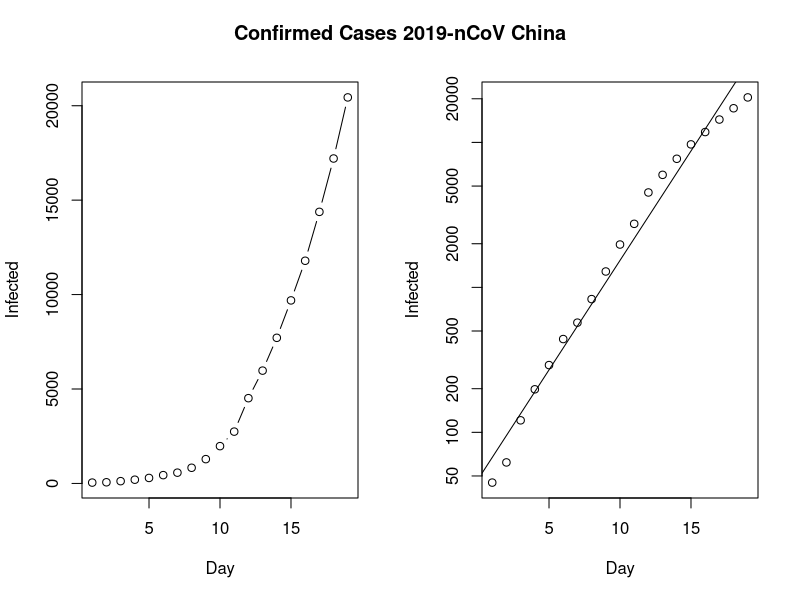
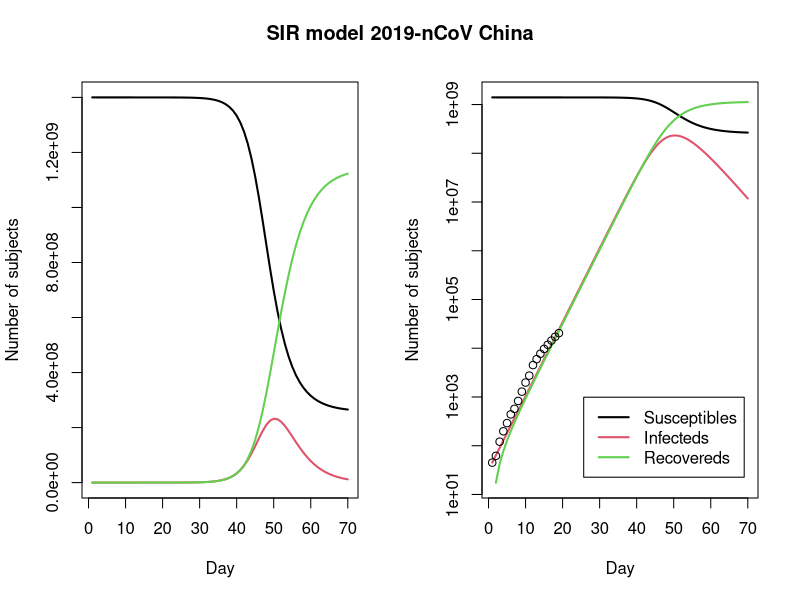

Here is the R script that generated these plots, in order:
Infected <- c(45, 62, 121, 198, 291, 440, 571, 830, 1287, 1975, 2744, 4515, 5974, 7711, 9692, 11791, 14380, 17205, 20440)
Day <- 1:(length(Infected))
N <- 1400000000 # population of mainland china

old <- par(mfrow = c(1, 2))
plot(Day, Infected, type ="b")
plot(Day, Infected, log = "y")
abline(lm(log10(Infected) ~ Day))
title("Confirmed Cases 2019-nCoV China", outer = TRUE, line = -2)

SIR <- function(time, state, parameters) {
  par <- as.list(c(state, parameters))
  with(par, {
    dS <- -beta/N * I * S
    dI <- beta/N * I * S - gamma * I
    dR <- gamma * I
    list(c(dS, dI, dR))
  })
}
library(deSolve)
init <- c(S = N-Infected[1], I = Infected[1], R = 0)
RSS <- function(parameters) {
  names(parameters) <- c("beta", "gamma")
  out <- ode(y = init, times = Day, func = SIR, parms = parameters)
  fit <- out[ , 3]
  sum((Infected - fit)^2)
}

Opt <- optim(c(0.5, 0.5), RSS, method = "L-BFGS-B", lower = c(0, 0), upper = c(1, 1)) # optimize with some sensible conditions
Opt$message
## [1] "CONVERGENCE: REL_REDUCTION_OF_F <= FACTR*EPSMCH"

Opt_par <- setNames(Opt$par, c("beta", "gamma"))
Opt_par
##      beta     gamma 
## 0.6746089 0.3253912

t <- 1:70 # time in days
fit <- data.frame(ode(y = init, times = t, func = SIR, parms = Opt_par))
col <- 1:3 # colour

matplot(fit$time, fit[ , 2:4], type = "l", xlab = "Day", ylab = "Number of subjects", lwd = 2, lty = 1, col = col)
matplot(fit$time, fit[ , 2:4], type = "l", xlab = "Day", ylab = "Number of subjects", lwd = 2, lty = 1, col = col, log = "y")
## Warning in xy.coords(x, y, xlabel, ylabel, log = log): 1 y value <= 0
## omitted from logarithmic plot

points(Day, Infected)
legend("bottomright", c("Susceptibles", "Infecteds", "Recovereds"), lty = 1, lwd = 2, col = col, inset = 0.05)
title("SIR model 2019-nCoV China", outer = TRUE, line = -2)

par(old)

R0 <- setNames(Opt_par["beta"] / Opt_par["gamma"], "R0")
R0
##       R0 
## 2.073224

fit[fit$I == max(fit$I), "I", drop = FALSE] # height of pandemic
##            I
## 50 232001865

max(fit$I) * 0.02 # max deaths with supposed 2% mortality rate
## [1] 4640037
